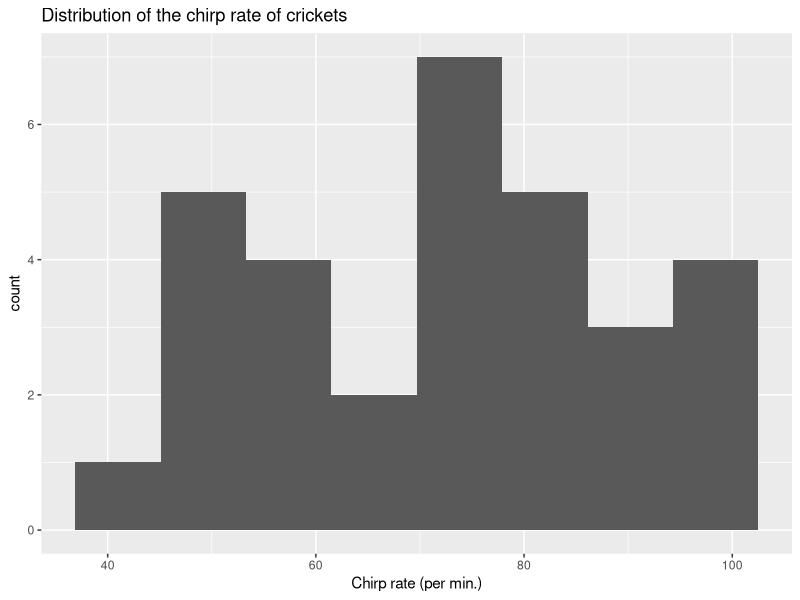
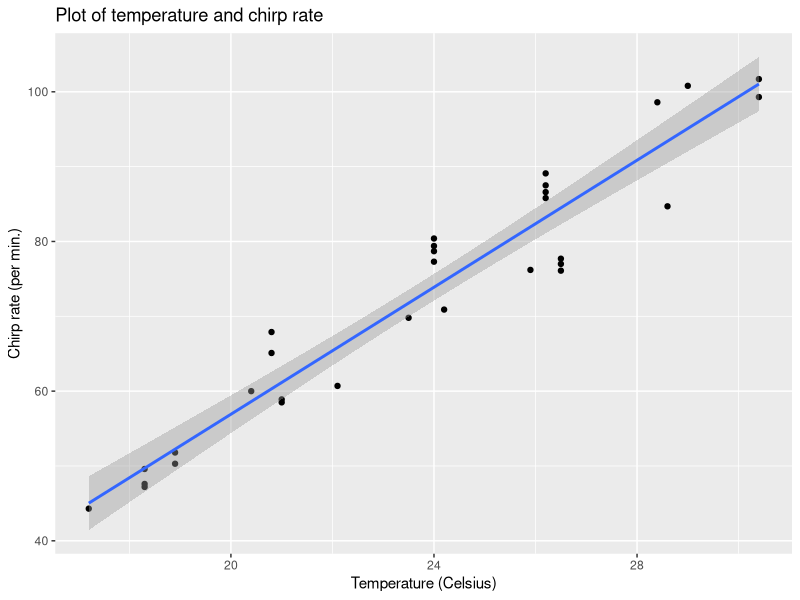
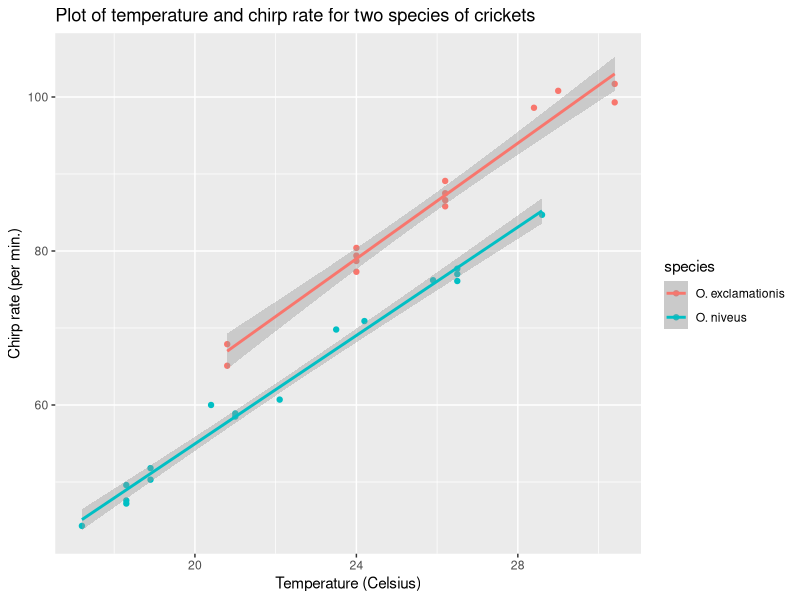
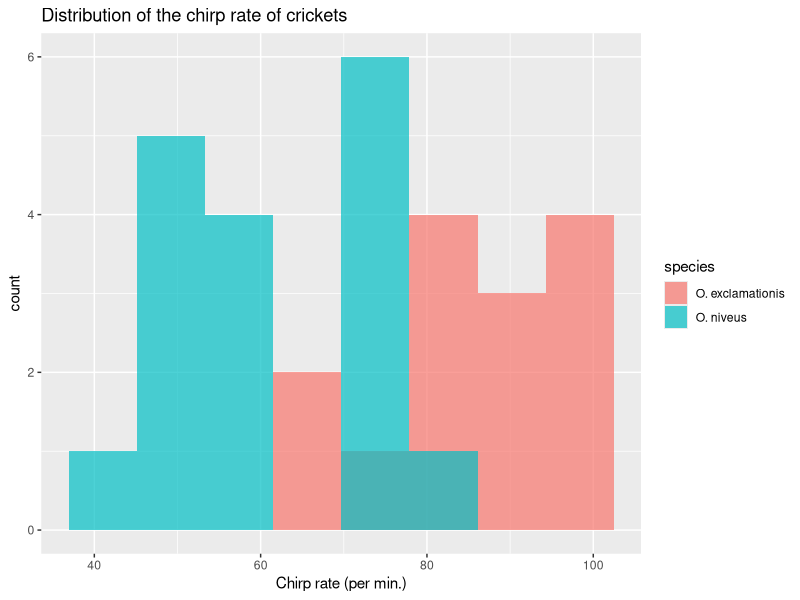
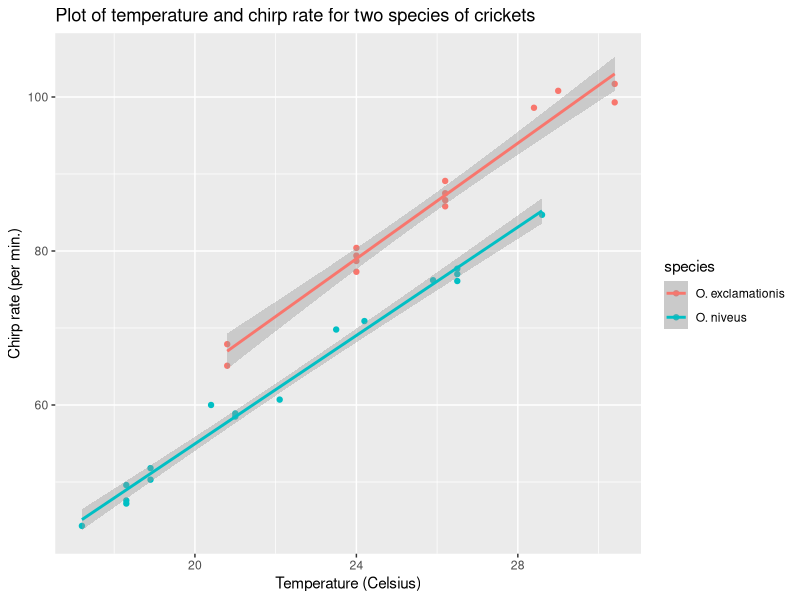
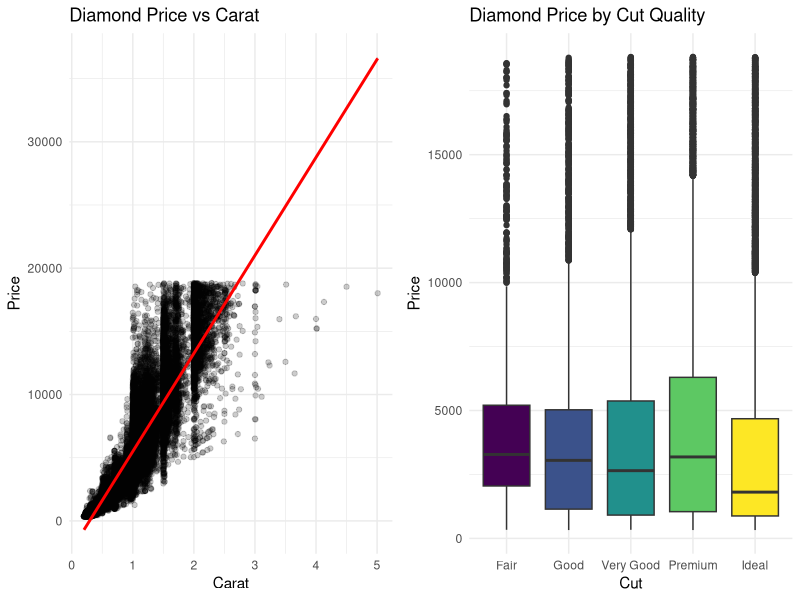
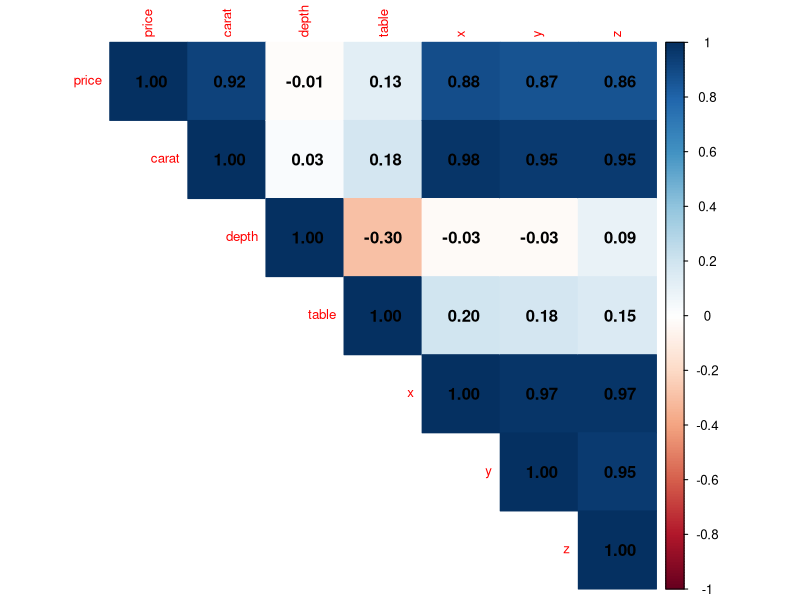
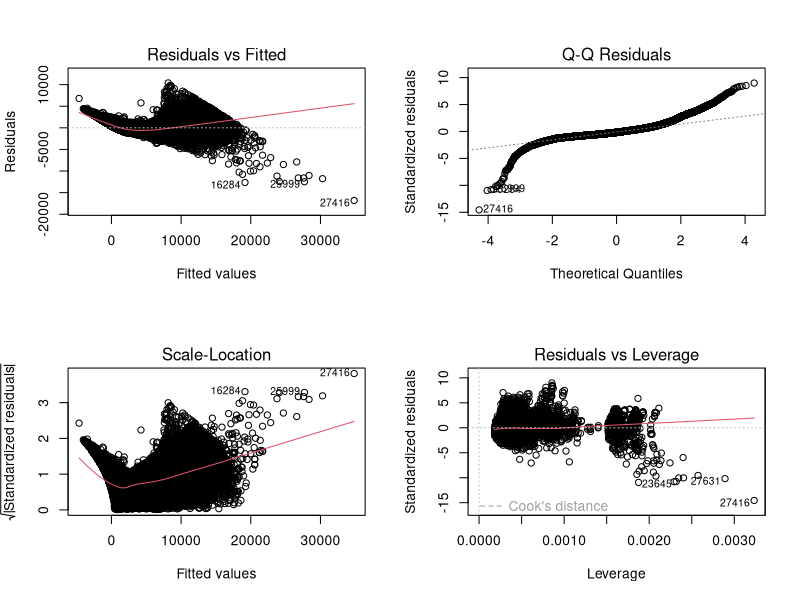

Recreate these plots in R, in order.
## ---- chunk 1
knitr::opts_chunk$set(echo = TRUE)
## ---- chunk 2
library('tidyverse') ; library('modeldata')
## ---- chunk 3
data(crickets, package = "modeldata")
names(crickets)
## ---- chunk 4
summary(crickets)
ggplot(crickets, aes(x = rate)) +
  geom_histogram(bins = 8) + 
  ggtitle("Distribution of the chirp rate of crickets") +
  xlab('Chirp rate (per min.)')
## ---- chunk 5
ggplot(crickets, aes(x = temp, y = rate)) +
  geom_point() + 
  geom_smooth(method = 'lm') +
  ggtitle("Plot of temperature and chirp rate") +
  ylab('Chirp rate (per min.)') +
  xlab('Temperature (Celsius)')

temp_lm <- lm(rate ~ temp, crickets)

summary.lm(temp_lm)
## ---- chunk 6
ggplot(crickets, aes(x = temp, y = rate, color = species)) +
  geom_point() + 
  geom_smooth(method = 'lm') +
  ggtitle("Plot of temperature and chirp rate for two species of crickets") +
  ylab('Chirp rate (per min.)') +
  xlab('Temperature (Celsius)')
  
  
species_lm <- lm(rate ~ temp + species, crickets)

summary.lm(species_lm)
## ---- chunk 7
ggplot(crickets, aes(x = rate, fill = species)) +
  geom_histogram(position = 'identity', alpha = 0.7, bins = 8) + 
  ggtitle("Distribution of the chirp rate of crickets") +
  xlab('Chirp rate (per min.)')
## ---- chunk 8
ggplot(crickets, aes(x = temp, y = rate, color = species)) +
  geom_point() + 
  geom_smooth(method = 'lm') +
  ggtitle("Plot of temperature and chirp rate for two species of crickets") +
  ylab('Chirp rate (per min.)') +
  xlab('Temperature (Celsius)')
  
species_x_temp_lm <- lm(rate ~ temp + species + temp:species, crickets) 
summary.lm(species_x_temp_lm)

anova(species_lm, species_x_temp_lm)
## ---- chunk 9
diamonds <- ggplot2::diamonds

p1 <- ggplot(diamonds, aes(x = carat, y = price)) +
  geom_point(alpha = 0.2) +
  geom_smooth(method = "lm", color = "red") +
  labs(title = "Diamond Price vs Carat",
       x = "Carat",
       y = "Price") +
  theme_minimal()

p2 <- ggplot(diamonds, aes(x = cut, y = price, fill = cut)) +
  geom_boxplot() +
  labs(title = "Diamond Price by Cut Quality",
       x = "Cut",
       y = "Price") +
  theme_minimal() +
  theme(legend.position = "none")

gridExtra::grid.arrange(p1, p2, nrow = 1)
## ---- chunk 10
# Select numeric variables
numeric_vars <- diamonds %>%
  select(price, carat, depth, table, x, y, z)

# Compute correlation matrix
cor_matrix <- cor(numeric_vars)

# Plot heatmap
corrplot::corrplot(cor_matrix, method = "color", type = "upper",
         tl.cex = 0.8, addCoef.col = "black")
## ---- chunk 11
# Using carat (continuous) + cut + clarity + color
model <- lm(price ~ carat + cut + clarity + color, 
            data = diamonds)

# View model summary
summary(model)
## ---- chunk 12
# Check model diagnostics
par(mfrow = c(2,2))
plot(model)
## ---- chunk 13
model_numeric <- lm(price ~ carat + depth + table + x + y + z, 
                    data = diamonds)

summary(model_numeric)
